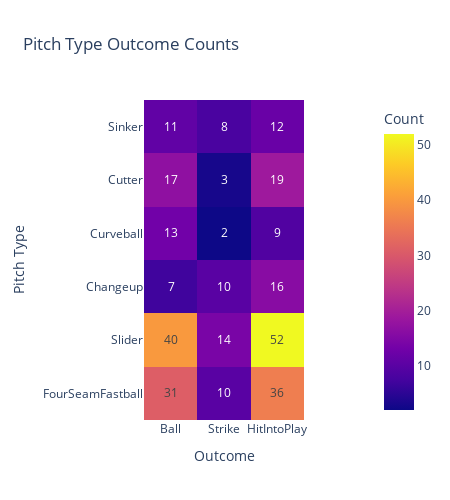

Here is the notebook cell this chart was saved with:
### Code cell
# Create a heatmap with Plotly Express
fig = px.imshow(melted_df.pivot(index='Pitch Type', columns='Outcome', values='Count'),
                x=melted_df['Outcome'].unique(),
                y=melted_df['Pitch Type'].unique(),
                labels=dict(x='Outcome', y='Pitch Type', color='Count'),
                title='Pitch Type Outcome Counts',
                width=450,
                height=500, 
                text_auto=True)

# Show the plot
fig.show()

# fig.write_image("Pitch Type Outcomes.png", engine='kaleido')

### Figure 1 — Plotly figure (JSON) as saved in the notebook; plotly's stock layout.template omitted (floating-point values rounded to 4 significant figures)
{"data": [{"coloraxis": "coloraxis", "hovertemplate": "Outcome: %{x}<br>Pitch Type: %{y}<br>Count: %{z}<extra></extra>", "name": "0", "texttemplate": "%{z}", "type": "heatmap", "x": ["Ball", "Strike", "HitIntoPlay"], "xaxis": "x", "y": ["Sinker", "Cutter", "Curveball", "Changeup", "Slider", "FourSeamFastball"], "yaxis": "y", "z": [[11, 8, 12], [17, 3, 19], [13, 2, 9], [7, 10, 16], [40, 14, 52], [31, 10, 36]]}], "layout": {"coloraxis": {"colorbar": {"title": {"text": "Count"}}, "colorscale": [[0, "#0d0887"], [0.1111, "#46039f"], [0.2222, "#7201a8"], [0.3333, "#9c179e"], [0.4444, "#bd3786"], [0.5556, "#d8576b"], [0.6667, "#ed7953"], [0.7778, "#fb9f3a"], [0.8889, "#fdca26"], [1, "#f0f921"]]}, "height": 500, "title": {"text": "Pitch Type Outcome Counts"}, "width": 450, "xaxis": {"anchor": "y", "constrain": "domain", "domain": [0, 1], "scaleanchor": "y", "title": {"text": "Outcome"}}, "yaxis": {"anchor": "x", "autorange": "reversed", "constrain": "domain", "domain": [0, 1], "title": {"text": "Pitch Type"}}}}
